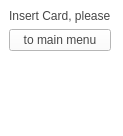
<?xml version="1.0" encoding="UTF-8"?>
<ui version="4.0">
 <class>MainWindow</class>
 <widget class="QMainWindow" name="MainWindow">
  <property name="geometry">
   <rect>
    <x>0</x>
    <y>0</y>
    <width>123</width>
    <height>136</height>
   </rect>
  </property>
  <property name="windowTitle">
   <string>MainWindow</string>
  </property>
  <property name="styleSheet">
   <string notr="true">background-color: rgb(255, 255, 255);
color: rgb(71, 71, 71);</string>
  </property>
  <widget class="QWidget" name="centralwidget">
   <layout class="QFormLayout" name="formLayout">
    <item row="0" column="0">
     <layout class="QVBoxLayout" name="verticalLayout">
      <item>
       <widget class="QLabel" name="label">
        <property name="text">
         <string>Insert Card, please</string>
        </property>
       </widget>
      </item>
      <item>
       <widget class="QPushButton" name="mainMenuButton">
        <property name="text">
         <string>to main menu</string>
        </property>
       </widget>
      </item>
     </layout>
    </item>
   </layout>
  </widget>
  <widget class="QStatusBar" name="statusbar"/>
  <widget class="QMenuBar" name="menubar">
   <property name="geometry">
    <rect>
     <x>0</x>
     <y>0</y>
     <width>123</width>
     <height>20</height>
    </rect>
   </property>
  </widget>
 </widget>
 <resources/>
 <connections/>
</ui>
